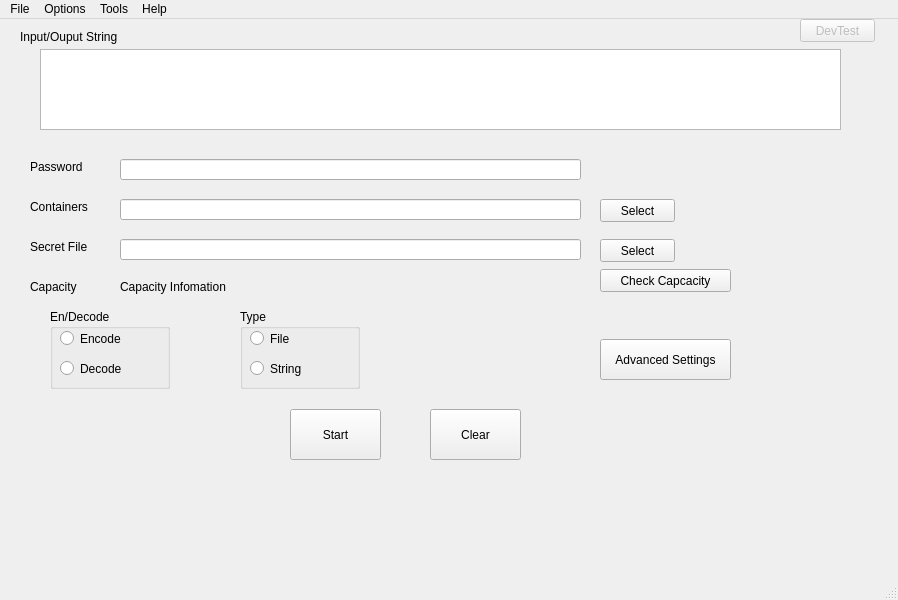
<?xml version="1.0" encoding="UTF-8"?>
<ui version="4.0">
 <class>MainWindow</class>
 <widget class="QMainWindow" name="MainWindow">
  <property name="geometry">
   <rect>
    <x>0</x>
    <y>0</y>
    <width>898</width>
    <height>600</height>
   </rect>
  </property>
  <property name="windowTitle">
   <string>Steganography and Encryption System</string>
  </property>
  <property name="windowIcon">
   <iconset resource="Resources/about.qrc">
    <normaloff>:/new/prefix1/logo.ico</normaloff>:/new/prefix1/logo.ico</iconset>
  </property>
  <widget class="QWidget" name="centralwidget">
   <widget class="QLabel" name="label">
    <property name="geometry">
     <rect>
      <x>20</x>
      <y>10</y>
      <width>121</width>
      <height>16</height>
     </rect>
    </property>
    <property name="text">
     <string>Input/Ouput String</string>
    </property>
   </widget>
   <widget class="QTextEdit" name="TextIO">
    <property name="geometry">
     <rect>
      <x>40</x>
      <y>30</y>
      <width>801</width>
      <height>81</height>
     </rect>
    </property>
   </widget>
   <widget class="QLabel" name="label_2">
    <property name="geometry">
     <rect>
      <x>30</x>
      <y>140</y>
      <width>71</width>
      <height>16</height>
     </rect>
    </property>
    <property name="text">
     <string>Password</string>
    </property>
   </widget>
   <widget class="QLineEdit" name="Password_Text">
    <property name="geometry">
     <rect>
      <x>120</x>
      <y>140</y>
      <width>461</width>
      <height>21</height>
     </rect>
    </property>
   </widget>
   <widget class="QLabel" name="label_3">
    <property name="geometry">
     <rect>
      <x>30</x>
      <y>180</y>
      <width>71</width>
      <height>16</height>
     </rect>
    </property>
    <property name="text">
     <string>Containers</string>
    </property>
   </widget>
   <widget class="QLineEdit" name="Container_Text">
    <property name="geometry">
     <rect>
      <x>120</x>
      <y>180</y>
      <width>461</width>
      <height>21</height>
     </rect>
    </property>
    <property name="text">
     <string/>
    </property>
    <property name="clearButtonEnabled">
     <bool>true</bool>
    </property>
   </widget>
   <widget class="QLineEdit" name="Secret_Text">
    <property name="geometry">
     <rect>
      <x>120</x>
      <y>220</y>
      <width>461</width>
      <height>21</height>
     </rect>
    </property>
    <property name="clearButtonEnabled">
     <bool>true</bool>
    </property>
   </widget>
   <widget class="QLabel" name="label_4">
    <property name="geometry">
     <rect>
      <x>30</x>
      <y>220</y>
      <width>61</width>
      <height>16</height>
     </rect>
    </property>
    <property name="text">
     <string>Secret File</string>
    </property>
   </widget>
   <widget class="QLabel" name="label_5">
    <property name="geometry">
     <rect>
      <x>30</x>
      <y>260</y>
      <width>53</width>
      <height>15</height>
     </rect>
    </property>
    <property name="text">
     <string>Capacity</string>
    </property>
   </widget>
   <widget class="QLabel" name="CapaInfo">
    <property name="geometry">
     <rect>
      <x>120</x>
      <y>260</y>
      <width>461</width>
      <height>16</height>
     </rect>
    </property>
    <property name="text">
     <string>Capacity Infomation</string>
    </property>
   </widget>
   <widget class="QPushButton" name="Check_Button">
    <property name="geometry">
     <rect>
      <x>600</x>
      <y>250</y>
      <width>131</width>
      <height>23</height>
     </rect>
    </property>
    <property name="text">
     <string>Check Capcacity</string>
    </property>
   </widget>
   <widget class="QGroupBox" name="groupBox">
    <property name="geometry">
     <rect>
      <x>50</x>
      <y>290</y>
      <width>120</width>
      <height>80</height>
     </rect>
    </property>
    <property name="title">
     <string>En/Decode</string>
    </property>
    <widget class="QRadioButton" name="radioButton">
     <property name="geometry">
      <rect>
       <x>10</x>
       <y>20</y>
       <width>95</width>
       <height>19</height>
      </rect>
     </property>
     <property name="text">
      <string>Encode</string>
     </property>
    </widget>
    <widget class="QRadioButton" name="radioButton_2">
     <property name="geometry">
      <rect>
       <x>10</x>
       <y>50</y>
       <width>95</width>
       <height>19</height>
      </rect>
     </property>
     <property name="text">
      <string>Decode</string>
     </property>
    </widget>
   </widget>
   <widget class="QGroupBox" name="groupBox_2">
    <property name="geometry">
     <rect>
      <x>240</x>
      <y>290</y>
      <width>120</width>
      <height>80</height>
     </rect>
    </property>
    <property name="title">
     <string>Type</string>
    </property>
    <widget class="QRadioButton" name="radioButton_3">
     <property name="geometry">
      <rect>
       <x>10</x>
       <y>20</y>
       <width>95</width>
       <height>19</height>
      </rect>
     </property>
     <property name="text">
      <string>File</string>
     </property>
    </widget>
    <widget class="QRadioButton" name="radioButton_4">
     <property name="geometry">
      <rect>
       <x>10</x>
       <y>50</y>
       <width>95</width>
       <height>19</height>
      </rect>
     </property>
     <property name="text">
      <string>String</string>
     </property>
    </widget>
   </widget>
   <widget class="QPushButton" name="pushButton_2">
    <property name="geometry">
     <rect>
      <x>290</x>
      <y>390</y>
      <width>91</width>
      <height>51</height>
     </rect>
    </property>
    <property name="text">
     <string>Start</string>
    </property>
   </widget>
   <widget class="QPushButton" name="pushButton_3">
    <property name="geometry">
     <rect>
      <x>430</x>
      <y>390</y>
      <width>91</width>
      <height>51</height>
     </rect>
    </property>
    <property name="text">
     <string>Clear</string>
    </property>
   </widget>
   <widget class="QPushButton" name="SelectContainer">
    <property name="geometry">
     <rect>
      <x>600</x>
      <y>180</y>
      <width>75</width>
      <height>23</height>
     </rect>
    </property>
    <property name="text">
     <string>Select</string>
    </property>
   </widget>
   <widget class="QPushButton" name="SelectSecret">
    <property name="geometry">
     <rect>
      <x>600</x>
      <y>220</y>
      <width>75</width>
      <height>23</height>
     </rect>
    </property>
    <property name="text">
     <string>Select</string>
    </property>
   </widget>
   <widget class="QPushButton" name="adv_btn">
    <property name="geometry">
     <rect>
      <x>600</x>
      <y>320</y>
      <width>131</width>
      <height>41</height>
     </rect>
    </property>
    <property name="text">
     <string>Advanced Settings</string>
    </property>
   </widget>
   <widget class="QPushButton" name="pushButton">
    <property name="enabled">
     <bool>false</bool>
    </property>
    <property name="geometry">
     <rect>
      <x>800</x>
      <y>0</y>
      <width>75</width>
      <height>23</height>
     </rect>
    </property>
    <property name="text">
     <string>DevTest</string>
    </property>
   </widget>
  </widget>
  <widget class="QMenuBar" name="menubar">
   <property name="geometry">
    <rect>
     <x>0</x>
     <y>0</y>
     <width>898</width>
     <height>21</height>
    </rect>
   </property>
   <widget class="QMenu" name="menuFile">
    <property name="title">
     <string>File</string>
    </property>
    <addaction name="actionSelect_Container"/>
    <addaction name="actionSelect_Secret"/>
    <addaction name="separator"/>
    <addaction name="actionExit"/>
   </widget>
   <widget class="QMenu" name="menuOptions">
    <property name="title">
     <string>Options</string>
    </property>
    <addaction name="actionAdvanced_Settings"/>
   </widget>
   <widget class="QMenu" name="menuTools">
    <property name="title">
     <string>Tools</string>
    </property>
    <addaction name="actionDCT_Cof_Reader"/>
   </widget>
   <widget class="QMenu" name="menuHelp">
    <property name="title">
     <string>Help</string>
    </property>
    <addaction name="actionAbout"/>
   </widget>
   <addaction name="menuFile"/>
   <addaction name="menuOptions"/>
   <addaction name="menuTools"/>
   <addaction name="menuHelp"/>
  </widget>
  <widget class="QStatusBar" name="statusbar"/>
  <action name="actionExit">
   <property name="text">
    <string>Exit</string>
   </property>
  </action>
  <action name="actionAbout">
   <property name="text">
    <string>About</string>
   </property>
  </action>
  <action name="actionAdvanced_Settings">
   <property name="text">
    <string>Advanced Settings</string>
   </property>
  </action>
  <action name="actionSelect_Container">
   <property name="text">
    <string>Select Container</string>
   </property>
  </action>
  <action name="actionSelect_Secret">
   <property name="text">
    <string>Select Secret</string>
   </property>
  </action>
  <action name="actionDCT_Cof_Reader">
   <property name="text">
    <string>DCT Cof Reader</string>
   </property>
  </action>
 </widget>
 <resources>
  <include location="Resources/about.qrc"/>
 </resources>
 <connections/>
</ui>
